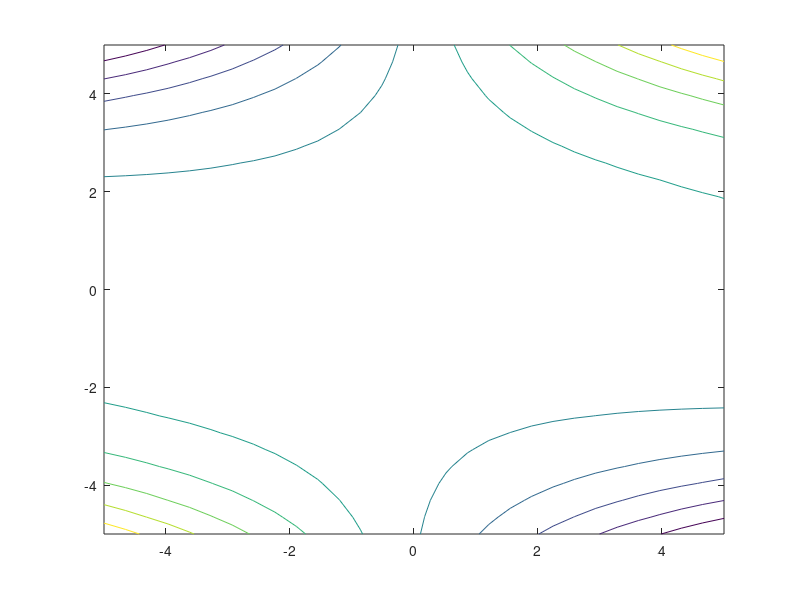

Here is the MATLAB script that generated this plot:
clear all ;
clf ;


xb = linspace(-5, 5, 30) ;
yb = xb ;
[X,Y] = meshgrid(xb, yb) ;
% Z = X.^2 + Y.^2 -2*X ;
Z = X.^2 - Y.^2 + 2*X + 2*Y + X .*Y.^3 ;

% mesh(X,Y,Z) ;

contour(X,Y,Z) ;

return ;
dX = 2*X-2;
dY = 2*Y ;
hold on ;
quiver(X,Y,-dX,-dY) ;
